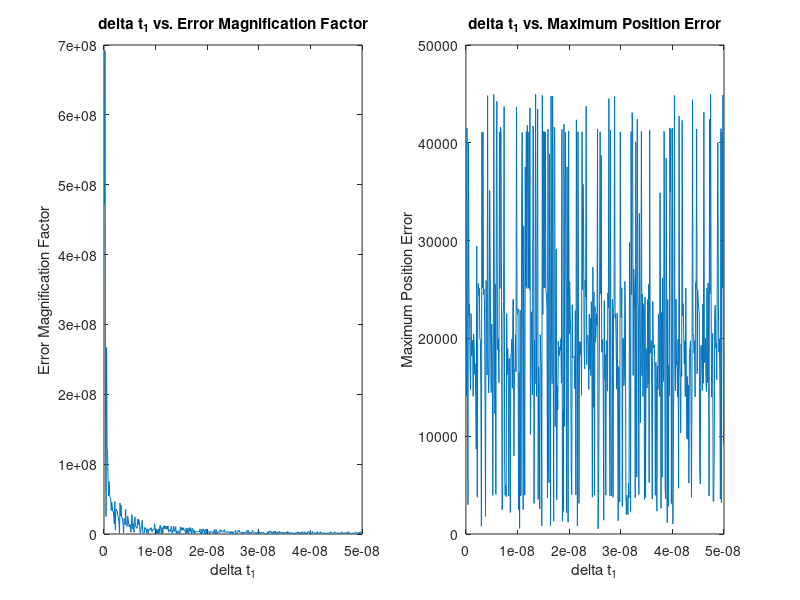

Here is the MATLAB script that generated this plot:
% Project 2 Part 4

clear all;

%--------------------------------------------------------------------------
%                             Define values
%--------------------------------------------------------------------------
bunched_or_unbunched=0; % 0=bunched 1=unbunched


c=299792.458;

x = 0;
y = 0;
z = 6370;
d = 0;

%     x = 0;
%     y = 0;
%     z = 6370;
%     d = 0.0001;

    rho=26570;
    
%     
%     phi1=abs(rand())*pi/2
%     phi2=phi1+phi1*rand()*(5/100)
%     phi3=phi1+phi1*rand()*(5/100)
%     phi4=phi1+phi1*rand()*(5/100)
%     phi5=phi1+phi1*rand()*(5/100)
%     phi6=phi1+phi1*rand()*(5/100)
%     phi7=phi1+phi1*rand()*(5/100)
%     phi8=phi1+phi1*rand()*(5/100)
% 
%     theta1=abs(rand())*2*pi
%     theta2=theta1+theta1*rand()*5/100
%     theta3=theta1+theta1*rand()*5/100
%     theta4=theta1+theta1*rand()*5/100
%     theta5=theta1+theta1*rand()*5/100
%     theta6=theta1+theta1*rand()*5/100
%     theta7=theta1+theta1*rand()*5/100
%     theta8=theta1+theta1*rand()*5/100
%     
    phi1=abs(rand())*pi/2
    phi2=abs(rand())*pi/2
    phi3=abs(rand())*pi/2
    phi4=abs(rand())*pi/2
    phi5=abs(rand())*pi/2
    phi6=abs(rand())*pi/2
    phi7=abs(rand())*pi/2
    phi8=abs(rand())*pi/2

    theta1=abs(rand())*2*pi
    theta2=abs(rand())*2*pi
    theta3=abs(rand())*2*pi
    theta4=abs(rand())*2*pi
    theta5=abs(rand())*2*pi
    theta6=abs(rand())*2*pi
    theta7=abs(rand())*2*pi
    theta8=abs(rand())*2*pi
    
    A1=rho*cos(phi1)*cos(theta1);
    A2=rho*cos(phi2)*cos(theta2);
    A3=rho*cos(phi3)*cos(theta3);
    A4=rho*cos(phi4)*cos(theta4);
    A5=rho*cos(phi5)*cos(theta5);
    A6=rho*cos(phi6)*cos(theta6);
    A7=rho*cos(phi7)*cos(theta7);
    A8=rho*cos(phi8)*cos(theta8);
    
    B1=rho*cos(phi1)*sin(theta1);
    B2=rho*cos(phi2)*sin(theta2);
    B3=rho*cos(phi3)*sin(theta3);
    B4=rho*cos(phi4)*sin(theta4);
    B5=rho*cos(phi5)*sin(theta5);
    B6=rho*cos(phi6)*sin(theta6);
    B7=rho*cos(phi7)*sin(theta7);
    B8=rho*cos(phi8)*sin(theta8);
    
    C1=rho*sin(theta1);
    C2=rho*sin(theta2);
    C3=rho*sin(theta3);
    C4=rho*sin(theta4);
    C5=rho*sin(theta5);
    C6=rho*sin(theta6);
    C7=rho*sin(theta7);
    C8=rho*sin(theta8);
    
    R1=sqrt(A1^2+B1^2+(C1-6370)^2);
    R2=sqrt(A2^2+B2^2+(C2-6370)^2);
    R3=sqrt(A3^2+B3^2+(C3-6370)^2);
    R4=sqrt(A4^2+B4^2+(C4-6370)^2);
    R5=sqrt(A5^2+B5^2+(C5-6370)^2);
    R6=sqrt(A6^2+B6^2+(C6-6370)^2);
    R7=sqrt(A7^2+B7^2+(C7-6370)^2);
    R8=sqrt(A8^2+B8^2+(C8-6370)^2);
    
    
    t1=d+R1/c;
    t2=d+R2/c;
    t3=d+R3/c;
    t4=d+R4/c;
    t5=d+R4/c;
    t6=d+R4/c;
    t7=d+R4/c;
    t8=d+R4/c;
   
    
%--------------------------------------------------------------------------    
    
    
told=t1;

plotpoints=500; %number of points plotted


    for run=1:plotpoints
    
    xxaxis(run,1)=t1-told;
    
%--------------------------------------------------------------------------
%                      Multivariate Newton's Method
%--------------------------------------------------------------------------
x = 0;
y = 0;
z = 6370;

num=20;     % the number of times Newton's method will be run

for i=1:num
 
F1 = ((x-A1)^2+(y-B1)^2+(z-C1)^2)-(c*(t1-d))^2;
F2 = ((x-A2)^2+(y-B2)^2+(z-C2)^2)-(c*(t2-d))^2;
F3 = ((x-A3)^2+(y-B3)^2+(z-C3)^2)-(c*(t3-d))^2;
F4 = ((x-A4)^2+(y-B4)^2+(z-C4)^2)-(c*(t4-d))^2;
F5 = ((x-A5)^2+(y-B5)^2+(z-C5)^2)-(c*(t5-d))^2;
F6 = ((x-A6)^2+(y-B6)^2+(z-C6)^2)-(c*(t6-d))^2;
F7 = ((x-A7)^2+(y-B7)^2+(z-C7)^2)-(c*(t7-d))^2;
F8 = ((x-A8)^2+(y-B8)^2+(z-C8)^2)-(c*(t8-d))^2;

Re = [2*(x-A1), 2*(y-B1), 2*(z-C1), 2*(c*(t1-d))*c;...
      2*(x-A2), 2*(y-B2), 2*(z-C2), 2*(c*(t2-d))*c;...
      2*(x-A3), 2*(y-B3), 2*(z-C3), 2*(c*(t3-d))*c;...
      2*(x-A4), 2*(y-B4), 2*(z-C4), 2*(c*(t4-d))*c;...
      2*(x-A5), 2*(y-B5), 2*(z-C5), 2*(c*(t5-d))*c;...
      2*(x-A6), 2*(y-B6), 2*(z-C6), 2*(c*(t6-d))*c;...
      2*(x-A7), 2*(y-B7), 2*(z-C7), 2*(c*(t7-d))*c;...
      2*(x-A8), 2*(y-B8), 2*(z-C8), 2*(c*(t8-d))*c;];
  
RE=Re'*Re;
REinv=inv(RE);
Rinv=REinv*Re';

%Outputs from Newton's Method

v = [x,y,z,d]' - Rinv*[F1,F2,F3,F4,F5,F6,F7,F8]';
   

x=v(1);
y=v(2);
z=v(3);
d=v(4);

end


if run==1;
    xold=v(1);
    yold=v(2);
    zold=v(3);
    dold=v(4);
end

if run~=1;
    xnew(run-1,:)=v(1);
    ynew(run-1,:)=v(2);
    znew(run-1,:)=v(3);
    dnew(run-1,:)=v(4);
    
    maximum_position_error(run,:)=max([abs(xnew(run-1,:)-xold),abs(ynew(run-1,:)-yold),abs(znew(run-1,:)-zold)]);
    
    error_magnification_factor(run,:)=maximum_position_error(run,:)/(c*xxaxis(run,1));
end
%--------------------------------------------------------------------------

t1=t1+10^(-10);

    end %end of run

%-------------- Making data of error magnification factor -----------------
    
maximum_position_error(1,:)=0;
error_magnification_factor(1,:)=0;

%--------------------------------------------------------------------------


%       Plot delta ti vs. error magnification factor
figure(1)
subplot(1,2,1)
plot(xxaxis(2:end),error_magnification_factor(2:end));

xlabel('delta t_1');
ylabel('Error Magnification Factor');

title('delta t_1 vs. Error Magnification Factor')

%       Plot delta ti vs. error magnification factor
subplot(1,2,2)
plot(xxaxis(2:end),maximum_position_error(2:end));

xlabel('delta t_1');
ylabel('Maximum Position Error');

title('delta t_1 vs. Maximum Position Error')